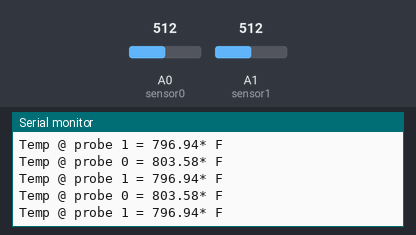
Bench run of a sketch on a simulated Arduino Uno, built with avr-gcc and run on an emulated ATmega328P. Parts: the last lines printed to the serial monitor. The inputs (shaded band) are chosen by the test bench; at power-on: A0 (sensor0) = 512, A1 (sensor1) = 512.

Above: at 1.3 s.
1.4 s: A0 (sensor0) set to 716
At 1.83 s:
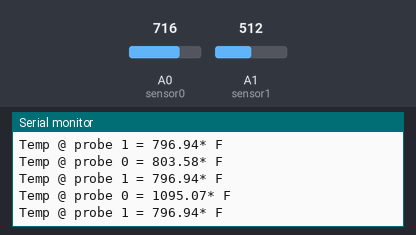
2.9 s: A1 (sensor1) set to 716
At 3.33 s:
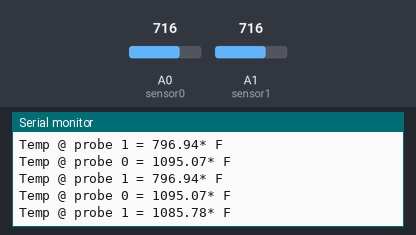
4.4 s: A0 (sensor0) set to 900
At 4.84 s:
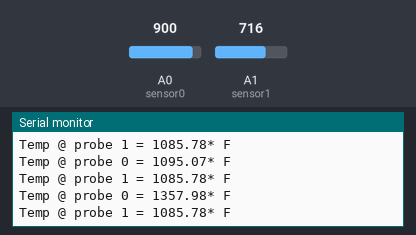
5.9 s: A1 (sensor1) set to 900
At 6.35 s:
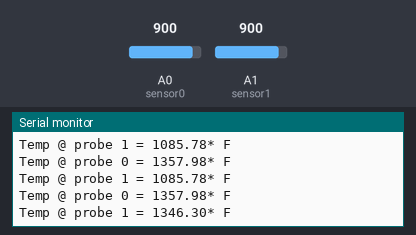
Timing chart, 0 to 8.4 s (numbered marks = the images above; inputs shaded):
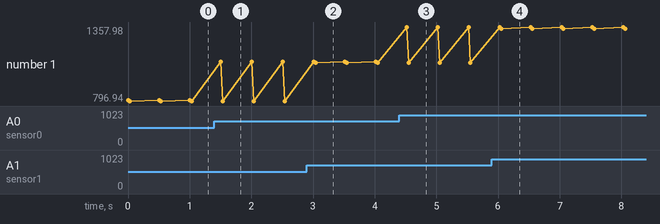

The sketch:

temp_probe_102219.ino
```cpp
const int sensor0 = A0;
const int sensor1 = A1;
//const int sensor2 = A2;
//const int sensor3 = A3;

int val0 = 0;
int val1 = 0;
int adcBitDepth = 10;
float ambTemp = 72.0;             // ambient temp
float mv0 = 0.0;                  // voltage at probe 0
float mv1 = 0.0;
float temp0 = 0.0;                // temperature at probe 0
float temp1 = 0.0;
float temp0c = 0.0;
float refVoltage = 3247.0;        // ADC reference voltage in mV (as measured by multimeter)
float dvdt = .021992;             // Seebeck coefficient for a K-type probe (mV/deg F)
float opAmpGain0 = 100.0/0.991;
float opAmpGain1 = 100.0/0.982;

void setup() {
//  analogReference(INTERNAL);
  analogReference(EXTERNAL);      // set reference to ~3.3V
  Serial.begin(9600);
}

void loop() {
  val0 = analogRead(sensor0);
  val1 = analogRead(sensor1);

  mv0 = (val0/pow(2,adcBitDepth))*refVoltage/opAmpGain0;          // voltage output by thermocouple
  mv1 = (val1/pow(2,adcBitDepth))*refVoltage/opAmpGain1;

  temp0 = ambTemp + mv0/dvdt;     // calculate temp from Seebeck effect
  temp1 = ambTemp + mv1/dvdt;
  temp0c = (5.0/9.0)*(temp0-32);

  Serial.print("Temp @ probe 0 = ");
  Serial.print(temp0);
  Serial.println("* F");

  Serial.print("Temp @ probe 1 = ");
  Serial.print(temp1);
  Serial.println("* F");
  delay(500);
}
```

Measured:
- after the input at 1.4 s, the serial monitor: prints a new line after 0.11 s (image 1)
- after the input at 2.9 s, the serial monitor: prints a new line after 0.14 s (image 2)
- after the input at 4.4 s, the serial monitor: prints a new line after 0.12 s (image 3)
- after the input at 5.9 s, the serial monitor: prints a new line after 0.16 s (image 4)
- plotted number 1: 796.94 → 1085.78 after the input at 2.9 s, 1085.78 → 1346.3 after the input at 5.9 s
